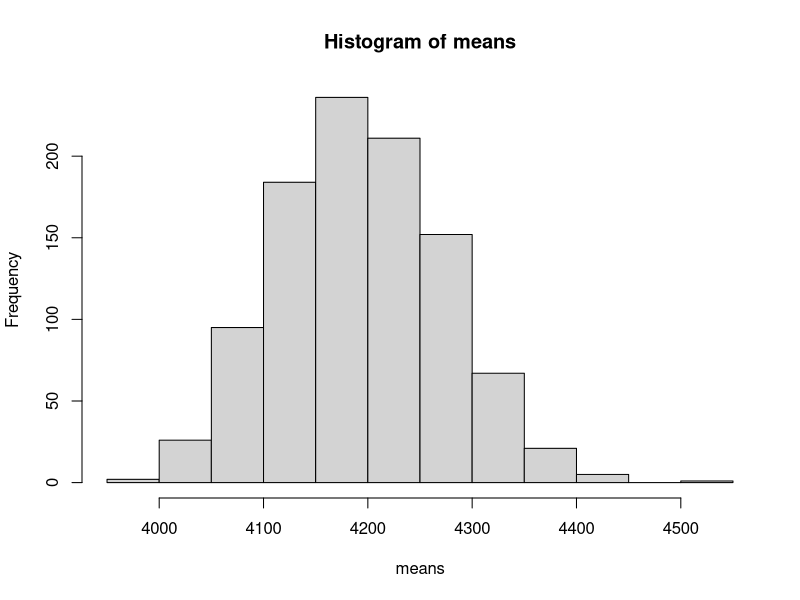
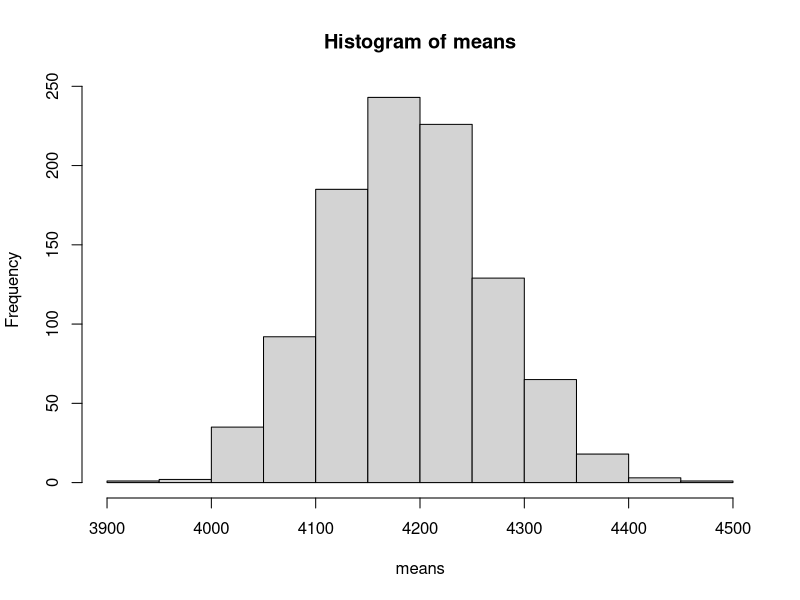
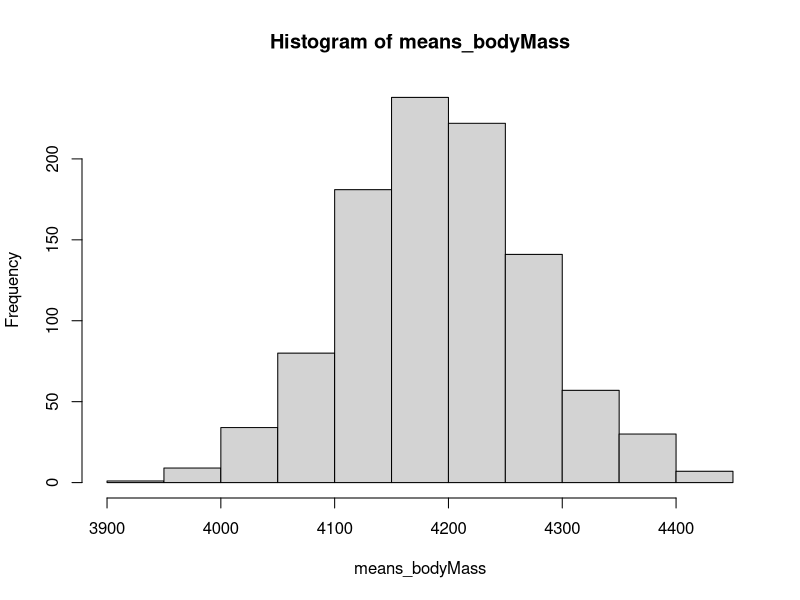
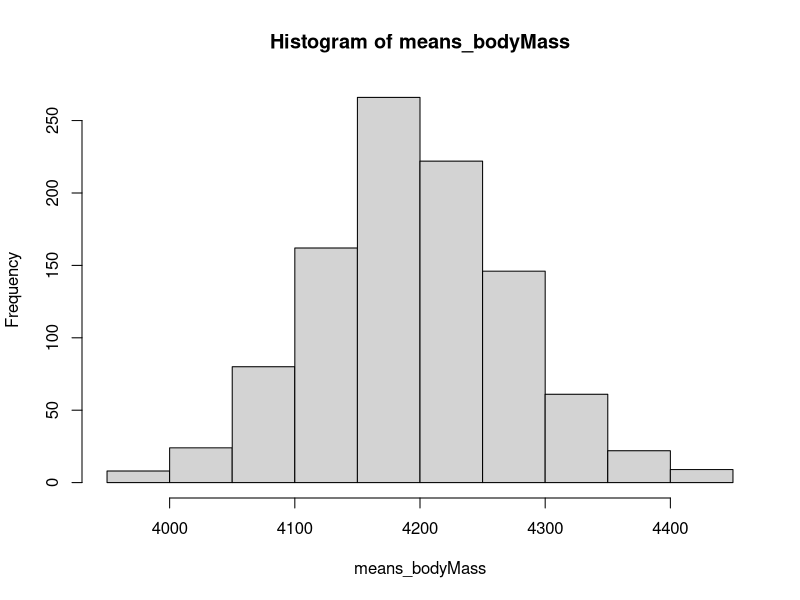
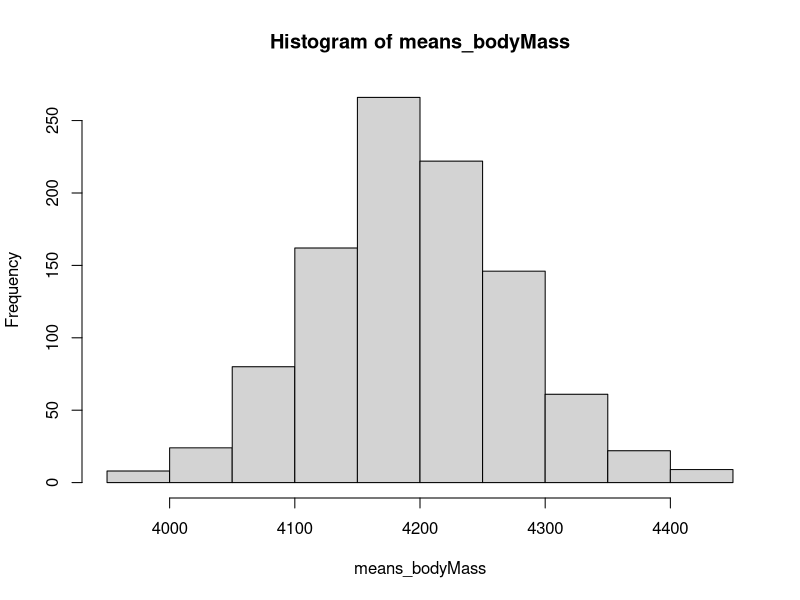
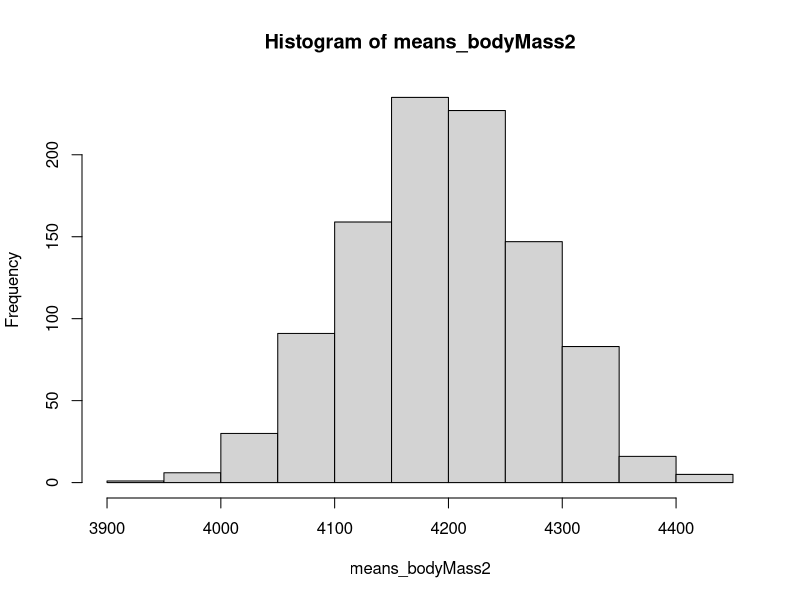
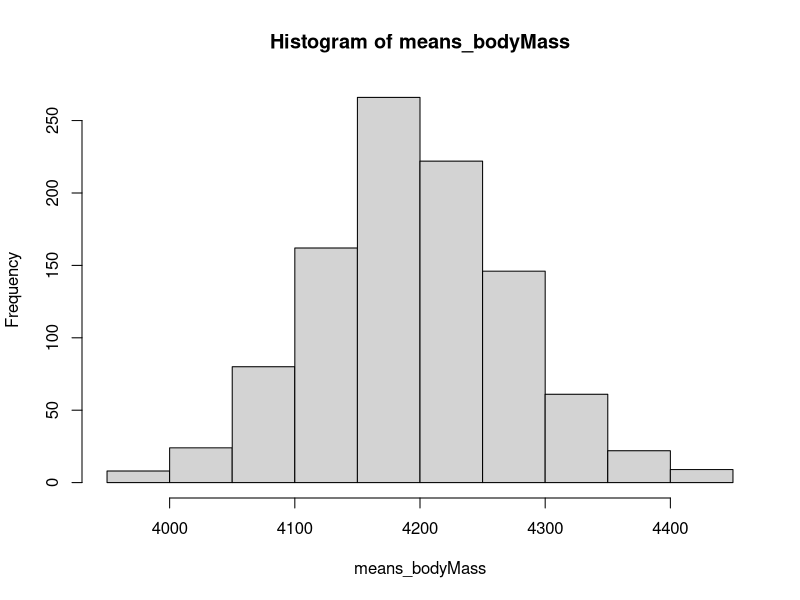
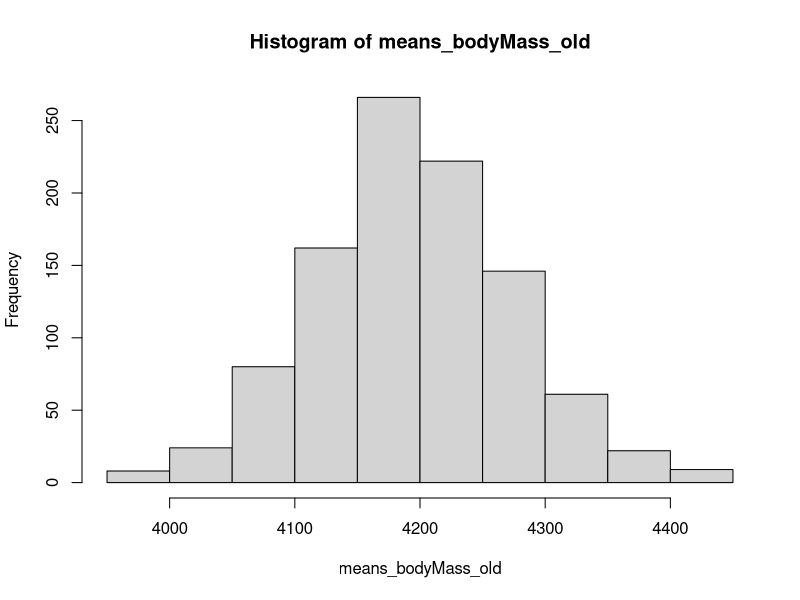

Here is the R script that generated these plots, in order:
# Week 10 - Functions
# Elena & Willa
# 11/2/21

#### Load libraries and set options ####
library(tidyverse)
# options(stringsAsFactors = FALSE)



#### Let's make some functions! ####

# Let's use bootstrapping to estimate how much the mean body mass varies between
# samples of penguins (standard error of the mean - SEM)

# Load data
penguins <- read.csv("../data/penguins_clean.csv") # (Note: only 2008 sample)


# Here is what we did before:

# Sample our sample size (101) 1000 times!

# Vector to keep track of the sample means
means <- c()
for(i in 1:1000) {
  # 1) Create a resampled data set, sample WITH REPLACEMENT
  p.resampled <- penguins %>%
    sample_n(nrow(penguins), replace = T)
  
  # 2) Calculate the mean of body mass and save it
  means[i] <- mean(p.resampled$body_mass_g)
  
}

# Plot our means
hist(means)
sd(means)



# How could we make these steps more "flexible"?

# Set parameters for sample size and for # of samples
# Set if we want to sample with replacement or not!











# Let's make our sample size and num_samples more flexible!

sample_size <- nrow(penguins)
num_samples <- 1000
  
means <- c()
for(i in 1:num_samples) {
  # 1) Create a resampled data set, sample WITH REPLACEMENT
  p.resampled <- penguins %>%
    sample_n(sample_size, replace = T)
  
  # 2) Calculate the mean of body mass and save it
  means[i] <- mean(p.resampled$body_mass_g)
  
}

# Plot our means
hist(means)
sd(means)



# Now, let's take this one step even further in making this flexible by making
# it into a function called bootstrap_bodyMass



bootstrap_bodyMass <- function(sample_size, num_samples) {
  
  means <- c()
  for(i in 1:num_samples) {
    # 1) Create a resampled data set, sample WITH REPLACEMENT
    p.resampled <- penguins %>%
      sample_n(sample_size, replace = T)
    
    # 2) Calculate the mean of body mass and save it
    means[i] <- mean(p.resampled$body_mass_g)
    
  }
  
  return(means)
}

means_bodyMass <- bootstrap_bodyMass(sample_size = nrow(penguins), 
                                     num_samples = 1000)

# Plot our means
hist(means_bodyMass)
sd(means_bodyMass)




# Let's add some additional functionality to our function.
# Let's make it so we can set a seed that we want it to use so that we (and
# others) can replicate our results.

bootstrap_bodyMass <- function(sample_size, num_samples, seed) {
  set.seed(seed)
  means <- c()
  for(i in 1:num_samples) {
    # 1) Create a resampled data set, sample WITH REPLACEMENT
    p.resampled <- penguins %>%
      sample_n(sample_size, replace = T)
    
    # 2) Calculate the mean of body mass and save it
    means[i] <- mean(p.resampled$body_mass_g)
    
  }
  
  return(means)
}

means_bodyMass <- bootstrap_bodyMass(sample_size = nrow(penguins), 
                                     num_samples = 1000,
                                     seed = 1234)

# Plot our means
hist(means_bodyMass)
sd(means_bodyMass)




# But what if I don't always want to pass it a seed? Right now, if I don't pass
# it a seed, the entire function doesn't work! We've added flexibility, but
# we've also removed some at the same time...

# To solve this problem, we can set a default value for an argument! This allows
# us to make an argument optional, and only if we pass something as an argument
# in the function will it override the default.

# Let's make the default value NA because if we don't specifically set a seed,
# we don't want there to be one, and we will just let R use the default seed. We
# will also need to make some changes to the body of our function to fully
# incorporate the change.


bootstrap_bodyMass <- function(sample_size, num_samples, seed = NA) {
  # If I give a value, set a seed
  if(!is.na(seed)) {
    set.seed(seed)
  }
  # Otherwise, don't set a seed
  
  means <- c()
  for(i in 1:num_samples) {
    # 1) Create a resampled data set, sample WITH REPLACEMENT
    p.resampled <- penguins %>%
      sample_n(sample_size, replace = T)
    
    # 2) Calculate the mean of body mass and save it
    means[i] <- mean(p.resampled$body_mass_g)
    
  }
  
  return(means)
}

means_bodyMass <- bootstrap_bodyMass(sample_size = nrow(penguins), 
                                     num_samples = 1000,
                                     seed = 1234)

means_bodyMass2 <- bootstrap_bodyMass(sample_size = nrow(penguins), 
                                     num_samples = 1000)

# Plot our means
hist(means_bodyMass)
hist(means_bodyMass2)
sd(means_bodyMass)








# What other parts of this function would we want to make more flexible?

# Change what function it is calculating --> Not mean anymore!

# Calculate SEM for a different variable

# Use on a different data set, too!









# Maybe I don't only want to find the bootstrapped error of body_mass_g. Perhaps
# I want the flexibility to find any of the variables I have!

bootstrap_penguins <- function(variable, sample_size, num_samples, seed = NA) {
  # If I give a value, set a seed
  if(!is.na(seed)) {
    set.seed(seed)
  }
  # Otherwise, don't set a seed
  
  means <- c()
  for(i in 1:num_samples) {
    # 1) Create a resampled data set, sample WITH REPLACEMENT
    p.resampled <- penguins %>%
      sample_n(sample_size, replace = T)
    
    # 2) Calculate the mean of body mass and save it
    means[i] <- mean(p.resampled[, variable])
    
  }
  
  return(means)
}

means_bodyMass <- bootstrap_penguins(variable = "body_mass_g",
                                    sample_size = nrow(penguins), 
                                    num_samples = 1000,
                                    seed = 1234)

means_bodyMass_old <- bootstrap_bodyMass(sample_size = nrow(penguins), 
                                     num_samples = 1000,
                                     seed = 1234)


hist(means_bodyMass)
hist(means_bodyMass_old)
# ^^ should give us the same as what we got before with the _bodyMass function!

# It does!


# Let's try it with another variable, bill_length_mm
means_billLength <- bootstrap_penguins(variable = "bill_length_mm",
                                     sample_size = nrow(penguins), 
                                     num_samples = 1000,
                                     seed = 1234)


# Does this make sense? Let's check the original data:
mean(penguins$bill_length_mm)
mean(means_billLength)

sd(penguins$bill_length_mm) / sqrt(nrow(penguins))
sd(means_billLength)
# ^^ Looks good!



# What if we wanted to do it with a different data set?
# Load more data
baby <- read.csv("../data/brainwavebabydata.csv")
happiness <- read.csv("../data/world-happiness_2020.csv")


bootstrap_SEM <- function(data, variable, sample_size, num_samples, seed = NA) {
  # If I give a value, set a seed
  if(!is.na(seed)) {
    set.seed(seed)
  }
  # Otherwise, don't set a seed
  
  means <- c()
  for(i in 1:num_samples) {
    # 1) Create a resampled data set, sample WITH REPLACEMENT
    df.resampled <- data %>%
      sample_n(sample_size, replace = T)
    
    # 2) Calculate the mean of body mass and save it
    means[i] <- mean(df.resampled[, variable])
    
  }
  
  return(means)
}

means_bodyMass <- bootstrap_SEM(penguins, variable = "body_mass_g",
                                     sample_size = nrow(penguins), 
                                     num_samples = 1000,
                                     seed = 1234)

means_bodyMass_old <- bootstrap_penguins(variable = "body_mass_g",
                                     sample_size = nrow(penguins), 
                                     num_samples = 1000,
                                     seed = 1234)




hist(means_bodyMass)
hist(means_bodyMass_old)
# ^^ should give us the same as what we got before with the _penguins function!
# It does!


# Now, try it with another data set and variable. Then we will do some together.









# If I were writing this function for my work, I would TEST TEST TEST! We would
# need to make sure that everything is working properly!






# Now that we have a working function, next thing is to DOCUMENT it so that we can easily share it with others!
# The most important things to document about a function are 3-fold:
# 1) What it does
# 2) What its arguments are (both the type and what it is/what purpose it serves)
# 3) What it returns

# Let's do this documentation for our bootstrap_SEM function














#### Good resources about functions ####
# Basic intro to functions:
# https://swcarpentry.github.io/r-novice-inflammation/02-func-R/

# Intro to roxygen2 for more formally documenting functions that you make:
# https://combine-australia.github.io/r-pkg-dev/documenting-functions.html


